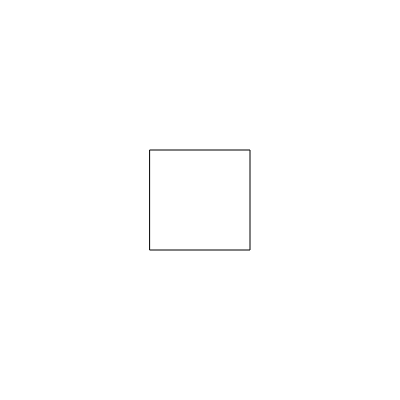
Frame 1 (no input)
Frame 60 (no input): identical to frame 1, image omitted
Frame 120 (the mouse pressed at the canvas centre since frame 60): identical to frame 1, image omitted

The p5.js sketch that drew this single still picture (run headless with seeded random() and noise() and a simulated clock; from frame 60 on, the mouse is pressed at the canvas centre):

// p5.js sketch
// ── sketch.js

function setup() {
  canvas = createCanvas(400,400);

}

function draw() {
  background(255,255,255);

  rectMode(CENTER) ;
  rect(200,200,100,100);
}
